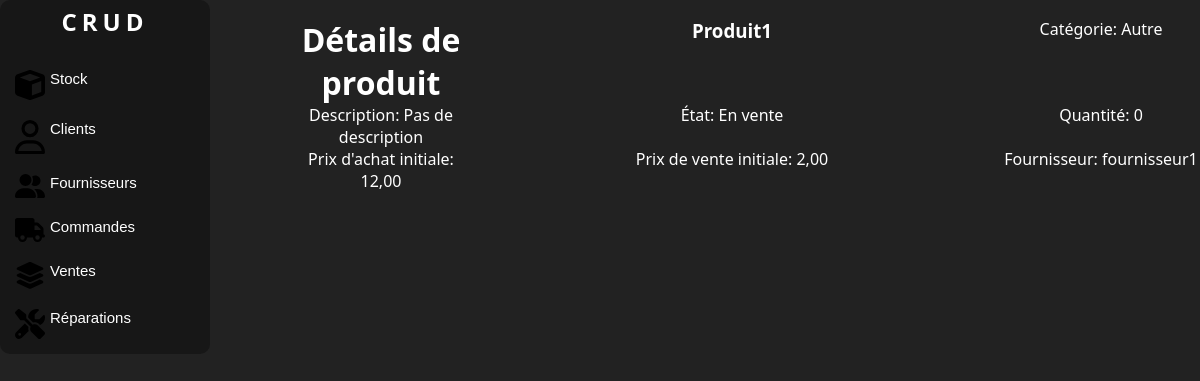
Page /produit/1/ on the earlier database version.
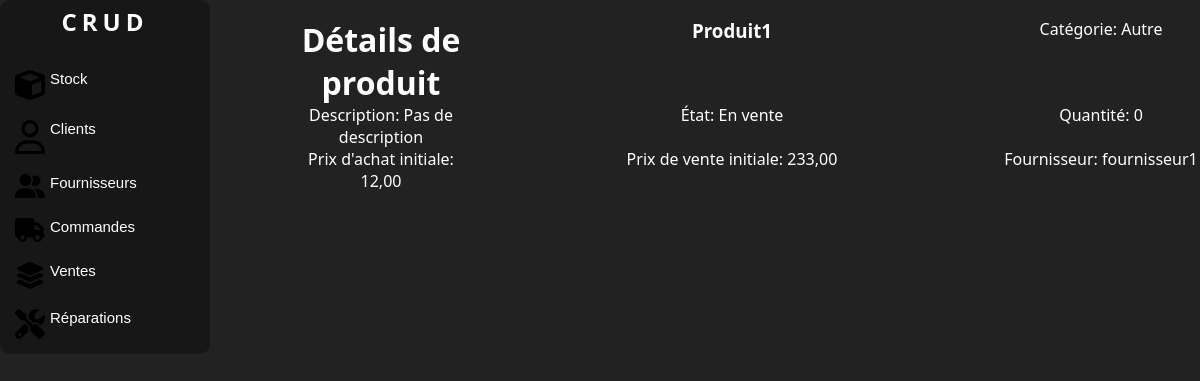
Same page on the later database version.
### manager/models.py (models this page shows, shortened)
class Product(models.Model):
    STATE_CHOICES = [
        ('En vente', 'En vente'),
        ('En réparation', 'En réparation'),
    ]
    name = models.CharField(max_length=100, db_column='Nom')
    category = models.ForeignKey(Category, on_delete=models.SET_DEFAULT, default=1, db_column='Catégorie')
    description = models.TextField(db_column='Description', default='Pas de description')
    state = models.CharField(max_length=20, choices=STATE_CHOICES, default='EN_VENTE', db_column='État')
    quantity = models.PositiveIntegerField(default=0, blank=True, null=True, db_column='Quantité')
    initial_buying_price = models.DecimalField(max_digits=10, decimal_places=2, blank=True, null=True,
                                               db_column='Prix d\'achat initiale')
    initial_selling_price = models.DecimalField(max_digits=10, decimal_places=2, blank=True, null=True,
                                                db_column='Prix de vente initiale')
    supplier = models.ForeignKey(Supplier, on_delete=models.SET_NULL, null=True, blank=True, db_column='Fournisseur')
    class Meta:
        db_table = 'Produit'

class Category(models.Model):
    name = models.CharField(max_length=100, db_column='Nom')
    def __str__(self):
        return self.name
    class Meta:
        db_table = 'Catégorie'

class Supplier(models.Model):
    name = models.CharField(max_length=100, db_column='Nom')
    phone = PhoneNumberField(unique=True, region='DZ', db_column='Téléphone')
    email = models.EmailField(unique=True, db_column='Email')
    address = models.TextField(db_column='Adresse')
    def __str__(self):
        return self.name
    class Meta:
        db_table = 'Fournisseur'

### manager/views.py (the view)
# urls.py: path('produit/<int:pk>/', ProductDetailView.as_view(), name='product-detail'),
class ProductDetailView(View):
    def get(self, request, pk):
        product = get_object_or_404(Product, pk=pk)
        return render(request, 'detaillproduit.html', {'product': product})

### manager/templatetags/auth_extras.py (called while the page is built)
@register.filter(name='has_group')
def has_group(user, group_name):
    group = Group.objects.get(name=group_name)
    return True if group in user.groups.all() else False

### manager/templates/detaillproduit.html (shortened to what this page needs)
{% load static %}
{% load auth_extras %}
<!DOCTYPE html>
<html lang="en">
<head>
    <link rel="stylesheet" href="{% static 'css/style.css' %}">
    <link rel="stylesheet" href="{% static 'css/accueil.css' %}">
</head>
<body>
<div class="corp">
    <div class="nav">
        <div class="logo">
            <a href="{% url 'home' %}" class="link"><h2>CRUD</h2></a>
        </div>
        <br>
        <button class="value">
            <a class="link" href="{% url 'products-list' %}"> Stock </a>
        </button>
        <button class="value">
            <a class="link" href="{% url 'client-list' %}"> Clients </a>
        </button>
        <button class="value">
            <a class="link" href="{% url 'supplier-list' %}"> Fournisseurs </a>
        </button>
        <button class="value">
            <a class="link" href="{% url 'purchase-order-list' %}">Commandes </a>
        </button>
        <button class="value">
            <a class="link" href="{% url 'sale-list' %}">Ventes </a>
        </button>
        <button class="value">
            <a class="link" href="{% url 'repair-list' %}"> Réparations </a>
        </button>
    </div>
    <div class="liste">
        <div class="c1">
            <div class="colone1"><h1>Détails de produit</h1></div>
            <h3>{{ product.name }}</h3>
            <p>Catégorie: {{ product.category }}</p>
            <p>Description: {{ product.description }}</p>
            <p>État: {{ product.state }}</p>
            <p>Quantité: {{ product.quantity }}</p>
            <p>Prix d'achat initiale: {{ product.initial_buying_price }}</p>
            <p>Prix de vente initiale: {{ product.initial_selling_price }}</p>
            <p>Fournisseur: {{ product.supplier }}</p>
        </div>
    </div>
</body>
</html>

Differences in the rows shown:
changed Product "Produit1": initial_selling_price "2,00" → "233,00"
